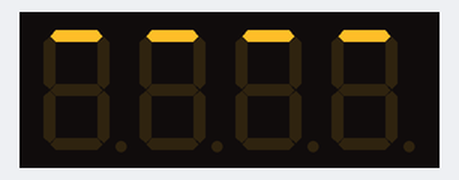
A program run on a simulated Arduino Mega 2560, built with avr-gcc and run on an emulated ATmega2560. Parts: 4-digit seven-segment display. Wiring (inferred from the names in the program): 4-digit 7-segment display, segments lit when HIGH: segments pin 2, pin 3, pin 4, pin 5, pin 6, pin 7, pin 8, pin 9; digit selects pin 10, pin 11, pin 12, pin 13. The segment pins are drawn as the display they are named for.

Above: at 0.15 s.
At 1.7 s:
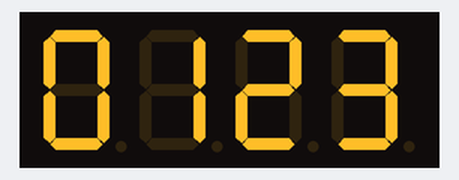
At 4.7 s:
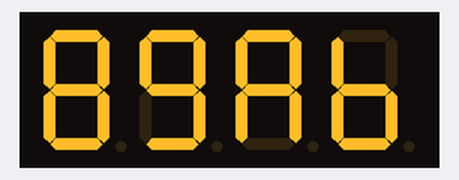
At 6.2 s:
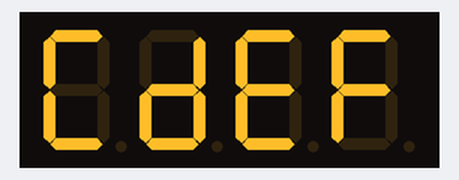
At 7.7 s:
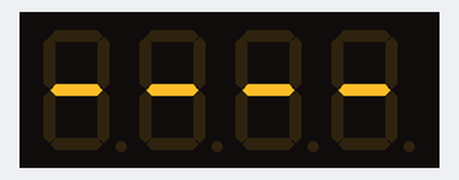
At 12.71 s:
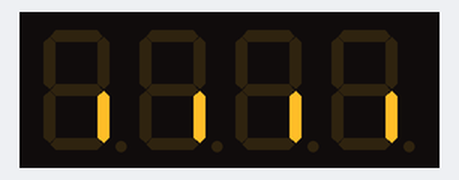

Measured:
- by itself, everything shown: repeats every 12.1 s, in 15 steps
- what the display in image 1 shows lasts 1.5 s, from 1.7 s to 3.2 s

The program:

main.cpp
```cpp
/*
 * 4-digit 7-segment display test script for Arduino Mega 2560.
 * Segment pins: a-g = pins 2-8, decimal point = pin 13
 * Digit select pins: digits 1-4 = pins 9-12
 */

#include <Arduino.h>

constexpr uint8_t kSegmentPins[] = {2, 3, 4, 5,
                                    6, 7, 8, 9}; // a, b, c, d, e, f, g, dp
constexpr size_t kSegmentCount = sizeof(kSegmentPins) / sizeof(kSegmentPins[0]);
constexpr uint8_t kDigitPins[] = {10, 11, 12, 13}; // digit 1..4
constexpr bool kCommonAnode = false; // flip to true if display is common anode
constexpr uint16_t kFrameDelayMicros = 1200; // refresh time per digit
constexpr uint16_t kHoldMillis = 1500;       // time to hold each test pattern

enum Segment : uint8_t {
  SEG_A = 0b0000001,
  SEG_B = 0b0000010,
  SEG_C = 0b0000100,
  SEG_D = 0b0001000,
  SEG_E = 0b0010000,
  SEG_F = 0b0100000,
  SEG_G = 0b1000000,
  SEG_DP = 0b10000000,
};

struct Glyph {
  char symbol;
  uint8_t mask;
};

constexpr Glyph kGlyphs[] = {
    {'0', SEG_A | SEG_B | SEG_C | SEG_D | SEG_E | SEG_F},
    {'1', SEG_B | SEG_C},
    {'2', SEG_A | SEG_B | SEG_D | SEG_E | SEG_G},
    {'3', SEG_A | SEG_B | SEG_C | SEG_D | SEG_G},
    {'4', SEG_B | SEG_C | SEG_F | SEG_G},
    {'5', SEG_A | SEG_C | SEG_D | SEG_F | SEG_G},
    {'6', SEG_A | SEG_C | SEG_D | SEG_E | SEG_F | SEG_G},
    {'7', SEG_A | SEG_B | SEG_C},
    {'8', SEG_A | SEG_B | SEG_C | SEG_D | SEG_E | SEG_F | SEG_G},
    {'9', SEG_A | SEG_B | SEG_C | SEG_D | SEG_F | SEG_G},
    {'A', SEG_A | SEG_B | SEG_C | SEG_E | SEG_F | SEG_G},
    {'b', SEG_C | SEG_D | SEG_E | SEG_F | SEG_G},
    {'C', SEG_A | SEG_D | SEG_E | SEG_F},
    {'d', SEG_B | SEG_C | SEG_D | SEG_E | SEG_G},
    {'E', SEG_A | SEG_D | SEG_E | SEG_F | SEG_G},
    {'F', SEG_A | SEG_E | SEG_F | SEG_G},
    {'-', SEG_G},
    {'.', SEG_DP},
    {' ', 0},
};

const char *kTestPatterns[] = {
    "0123", "4567", "89Ab", "CdEF", "----", "....", "    ",
};

uint8_t glyphFor(char symbol) {
  for (const auto &glyph : kGlyphs) {
    if (glyph.symbol == symbol) {
      return glyph.mask;
    }
  }
  return 0;
}

constexpr uint8_t segmentOnLevel() { return kCommonAnode ? LOW : HIGH; }

constexpr uint8_t segmentOffLevel() { return kCommonAnode ? HIGH : LOW; }

constexpr uint8_t digitEnableLevel() { return kCommonAnode ? HIGH : LOW; }

constexpr uint8_t digitDisableLevel() { return kCommonAnode ? LOW : HIGH; }

void writeSegments(uint8_t mask) {
  for (size_t i = 0; i < kSegmentCount; ++i) {
    const bool segmentOn = mask & (1 << i);
    digitalWrite(kSegmentPins[i],
                 segmentOn ? segmentOnLevel() : segmentOffLevel());
  }
}

void enableDigit(size_t index, bool enable) {
  digitalWrite(kDigitPins[index],
               enable ? digitEnableLevel() : digitDisableLevel());
}

void displayFrame(const char *text, uint32_t durationMillis) {
  const uint32_t start = millis();
  do {
    for (size_t digit = 0; digit < 4; ++digit) {
      enableDigit(digit, false);
      writeSegments(glyphFor(text[digit]));
      enableDigit(digit, true);
      delayMicroseconds(kFrameDelayMicros);
      enableDigit(digit, false);
    }
  } while (millis() - start < durationMillis);
}

void sweepSegments() {
  for (size_t seg = 0; seg < kSegmentCount; ++seg) {
    const uint8_t mask = 1 << seg;
    const uint32_t start = millis();
    do {
      for (size_t digit = 0; digit < 4; ++digit) {
        enableDigit(digit, false);
        writeSegments(mask);
        enableDigit(digit, true);
        delayMicroseconds(kFrameDelayMicros);
        enableDigit(digit, false);
      }
    } while (millis() - start < 200);
  }
}

void setup() {
  for (const auto pin : kSegmentPins) {
    pinMode(pin, OUTPUT);
    digitalWrite(pin, segmentOffLevel());
  }
  for (const auto pin : kDigitPins) {
    pinMode(pin, OUTPUT);
    digitalWrite(pin, digitDisableLevel());
  }
}

void loop() {
  sweepSegments(); // confirm every segment lights

  for (const auto *pattern : kTestPatterns) {
    displayFrame(pattern, kHoldMillis);
  }
}
```
